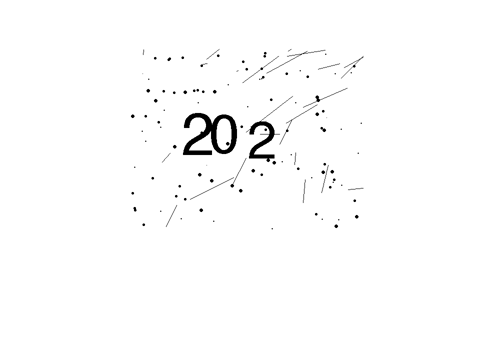
%> input picture input_img.png, 485 x 338 px
$ octave --eval "result = myclassifier(imread('input_img.png'));"   (GNU Octave 9; MATLAB toolbox functions it lacks are replaced by stand-ins)
%> lines starting %> are read from the running program, lines starting %| are printed output that depends on the picture; in (x1, y1, x2, y2) boxes, pixels count from 0 and x2, y2 are one past the last pixel; in counts of white or black regions, pixels touching at a corner belong together; the program's own positions count from 1
### DenoiseFunction.m
function [outputArg1] = DenoiseFunction(I)
%DENOISEFUNCTION Denoise Image Function
%
    Ibinary= im2bw(I,graythresh(I));
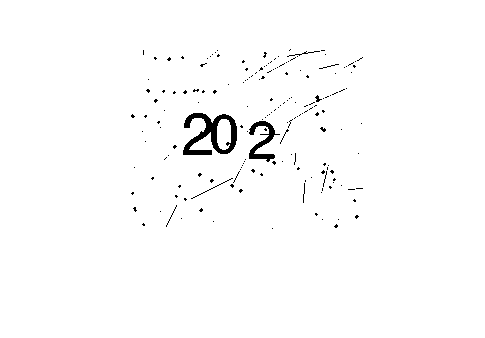
%> Ibinary: size 338x485 logical; 98.6% white; 176 black regions (168 under 20 px), largest, box (x1, y1, x2, y2) and area: (183, 113, 237, 155) 1020, (249, 121, 280, 162) 457, (191, 178, 233, 199) 42
    Ibinaryf = imfilter(Ibinary,fspecial('average',5),'replicate');
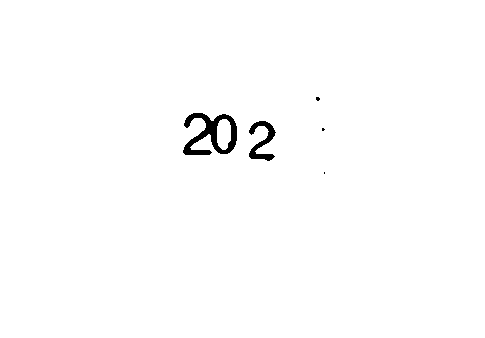
%> Ibinaryf: size 338x485 logical; 99.1% white; 5 black regions (3 under 20 px), largest, box (x1, y1, x2, y2) and area: (183, 113, 237, 155) 1019, (249, 121, 276, 161) 450
    se1 =strel('disk',1);
    IbinaryAfterClosing=imclose(Ibinaryf,se1);
%> IbinaryAfterClosing: size 338x485 logical; 99.1% white; 4 black regions (2 under 20 px), largest, box (x1, y1, x2, y2) and area: (183, 113, 237, 155) 1019, (249, 121, 276, 161) 449

    outputArg1 = IbinaryAfterClosing;
end

### splitFunction.m
function [im1,im2,im3, n_number] = splitFunction(im)

% This function is used to split number from  a image.
% It will generte many  small image in ./SplitLabeledImage
% true_labels = importdata('labels.txt');
% my_labels = zeros(size(true_labels));
% N = size(true_labels,1);
i_p = 0;
%     im = imread(sprintf('labeledImage/labeled_train_%04d.png', k));
    im = DenoiseFunction(im);
    [w,h] = size(im);
%> w = 338; h = 485

    %Find vertical image peak
    vertical_sum = sum(im);
%> vertical_sum = 485 values, max 338 at index 1, min 304 at index 217, mean 334.9
    change_point=[];
    start_index=0;
    for i=1:h
        if vertical_sum(i) == w && i<h && vertical_sum(i+1) <w
            change_point = [change_point,i];
            start_index = i;
        elseif vertical_sum(i) < w &&  i<h &&  vertical_sum(i+1) == w
            if i+1 - start_index >=40
                mid_point = floor((i+1 - start_index)/2)+start_index;
                change_point = [change_point, mid_point];
                change_point = [change_point, mid_point+1];
                start_index = mid_point+1;
            end
            if i+1 - start_index >=10
                change_point = [change_point,i+1];
            else
                 change_point(size(change_point,2))=[];
            end
        end
    end
%> after the loop, change_point = [183 210 211 238 249 277]; mid_point = 210; start_index = 322

    n_number = size(change_point,2)/2;
%> n_number = 3
    if n_number < 3
        disp("We just recognise no more than 3");
    end

    %Find horizontal image peak
    horizontal_change_point=[];
    for i = 1:n_number
        j_im = im(:,change_point(2*(i-1)+1):change_point(2*i));
        gap = change_point(2*i) - change_point(2*(i-1)+1)+1;
        horizontal_sum =sum(j_im,2);
        points = [];
        for m = 1:w
             if horizontal_sum(m) ==gap && m<w && horizontal_sum(m+1) <gap
                 points = [points,m];
             elseif horizontal_sum(m) <gap && m<w && horizontal_sum(m+1) == gap
                 points = [points,m];
             end
        end
        minp = min(points); maxp = max(points);
        points = [minp, maxp];
        horizontal_change_point = [horizontal_change_point,  points];

    end
%> this loop made 3 passes
%> (gap, minp, maxp, horizontal_change_point) on passes 2 to 3: (28, 114, 154, [113 155 114 154]), (29, 121, 161, [113 155 114 154 121 161])
%> (gap, minp, maxp) on pass 1: (28, 113, 155)
     if n_number==3
             for i=1:n_number
                croped_image = im( horizontal_change_point(2*(i-1)+1) : horizontal_change_point(2*i) , change_point(2*(i-1)+1):change_point(2*i));
                resized_image = imresize(croped_image,[50,35]);
                i_p=i_p+1;
                if i_p==1
                    im1 = resized_image;
                elseif i_p==2
                    im2 = resized_image;
                elseif i_p==3
                    im3 = resized_image;
                end
             end
%> this loop made 3 passes

     else
         for i=1:n_number
                croped_image = im( horizontal_change_point(2*(i-1)+1) : horizontal_change_point(2*i) , change_point(2*(i-1)+1):change_point(2*i));
                resized_image = imresize(croped_image,[50,35]);
                i_p=i_p+1;
                if i_p==1
                    im1 = resized_image;
                elseif i_p==2
                    im2 = resized_image;
                elseif i_p==3
                    im3 = resized_image;
                end
         end
         if n_number==2
             im2=im1;
             im3=im1;
         end
     end


end

### myclassifier.m
function S = myclassifier(im)

%This classifier is not state of the art... but should give you an idea of
%the format we expect to make it easy to keep track of your scores. Input
%is the image, output is a 1 x 3 vector of the three numbers in the image
%
%This baseline classifier tries to guess... so should score about (3^3)^-1
%on average, approx. a 4% chance of guessing the correct answer.
%
% im  = imread(sprintf('imagedata/train_%04d.png', 22));

[im1,im2,im3] = splitFunction(im);
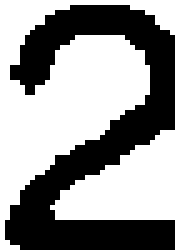
%> im1: size 50x35 logical (shown 5 times larger); 58.1% white; 1 black region, box (x1, y1, x2, y2) and area: (1, 1, 35, 50) 734
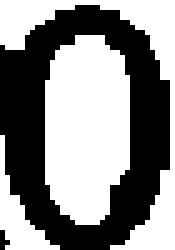
%> im2: size 50x35 logical (shown 5 times larger); 53.8% white; 2 black regions (1 under 20 px), largest, box (x1, y1, x2, y2) and area: (0, 1, 34, 50) 803
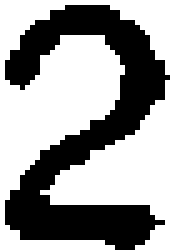
%> im3: size 50x35 logical (shown 5 times larger); 61.1% white; 1 black region, box (x1, y1, x2, y2) and area: (1, 1, 34, 50) 681
load net;
% [5 lines of commented-out code are left out]
%> (the run ends here)
